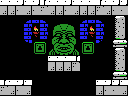

A level layout from a 2D game, rendered from its tile map. Below: a short description, then the map file with its tile-grid data intact:
An orthogonal 16x12 tile map with 8x8 px tiles, 1 tile layer (Tile Layer 1).

<map version="1.0" orientation="orthogonal" renderorder="right-down" width="16" height="12" tilewidth="8" tileheight="8" nextobjectid="1">
 <properties>
  <property name="down" value="hole" />
 </properties>
 <tileset firstgid="1" name="tiles" tilewidth="8" tileheight="8" tilecount="256" columns="16">
  <image source="tiles.png" width="128" height="128" />
 </tileset>
 <layer name="Tile Layer 1" width="16" height="12">
  <data encoding="csv">
156,156,247,156,247,151,156,156,247,156,156,156,151,156,247,247,
152,152,153,152,153,153,152,152,153,152,152,152,153,152,153,153,
1,1,1,108,109,110,1,1,1,1,108,109,110,1,196,197,
1,1,1,111,99,111,33,34,35,36,111,99,111,1,212,213,
1,1,1,111,89,111,49,50,51,52,111,89,111,1,228,229,
1,1,1,105,69,70,65,66,67,68,69,70,107,1,244,245,
1,1,1,1,85,86,81,82,83,84,85,86,1,1,196,197,
1,1,1,1,1,1,156,156,156,151,1,1,1,1,212,213,
1,1,1,1,1,1,152,152,152,153,1,1,1,1,228,229,
1,1,1,1,1,1,1,1,1,1,1,1,1,1,244,245,
151,156,247,156,1,1,1,1,1,1,1,1,156,247,247,156,
153,152,153,152,1,1,1,1,1,1,1,1,152,153,153,152
</data>
 </layer>
 <objectgroup name="objects" />
</map>
